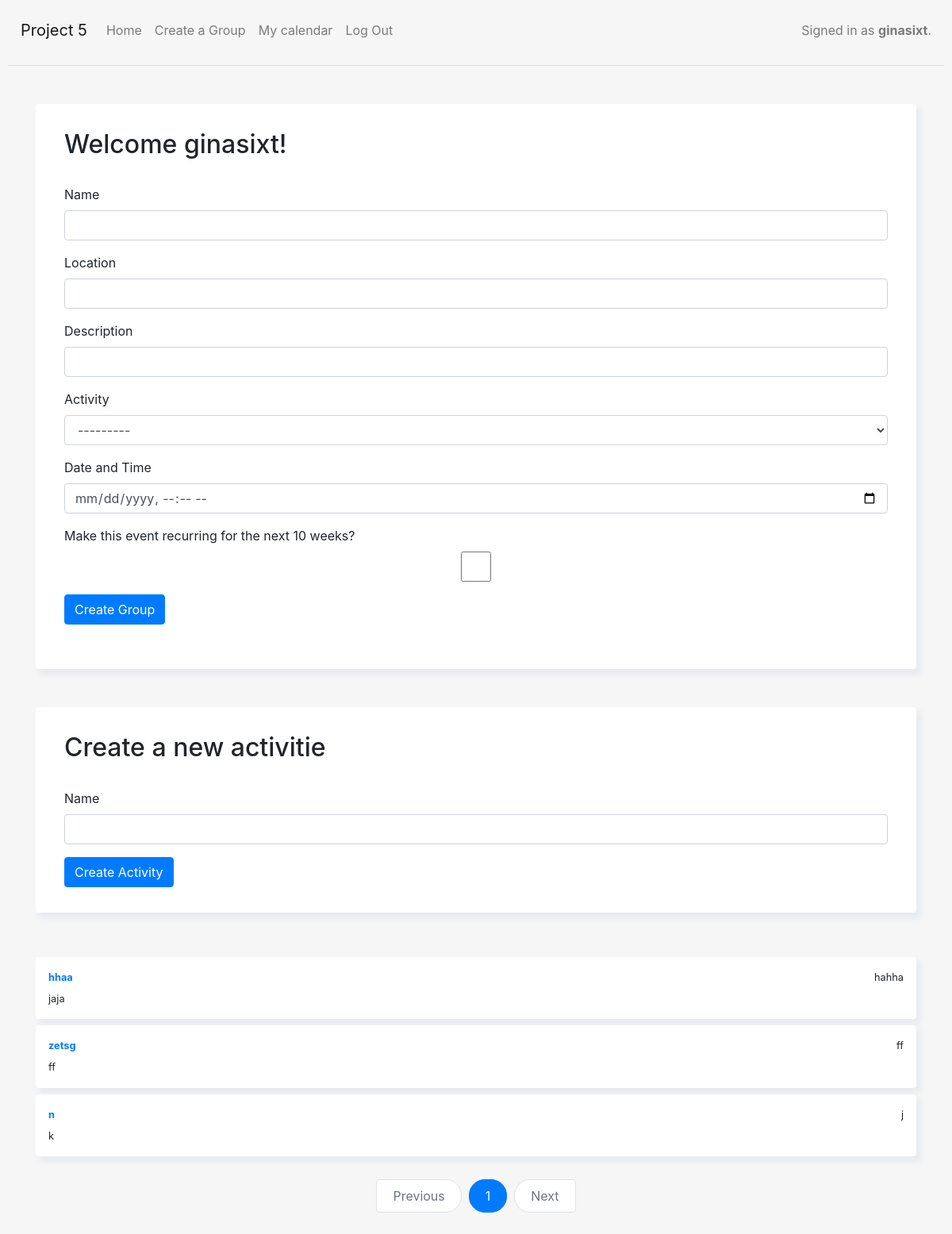
Screenshot of / (signed in) with the database file from the repository.
### capstone/models.py (models this page shows, shortened)
class Activity(models.Model):
    name = models.CharField(max_length=200)
    def __str__(self):
        return f"{self.name}"

class Group(models.Model):
    name = models.CharField(max_length=200)
    description = models.CharField(max_length=200)
    location = models.CharField(max_length=200)
    activity = models.ForeignKey(Activity, on_delete=models.CASCADE, default=None)
    time_and_date = models.DateTimeField(default=None)
    users = models.ManyToManyField(User)
    creator = models.ForeignKey(User, on_delete=models.CASCADE, default=None, related_name='creator')
    recurring = models.BooleanField(default=False)

### capstone/views.py (the view)
# urls.py: path('', views.index, name='index'),
def index(request):
    groups = Group.objects.all()
    group_form = GroupForm()
    activity_form = ActivityForm()
    paginator = Paginator(groups, 5)
    page_number = request.GET.get('page')
    try:
        groups = paginator.page(page_number)
    except PageNotAnInteger:
        groups = paginator.page(1)
    except EmptyPage:
        groups = paginator.page(paginator.num_pages)
    return render(request, 'capstone/index.html', {'groups': groups, 'group_form': group_form, 'activity_form': activity_form})

### capstone/forms.py
class GroupForm(forms.ModelForm):
    time_and_date = forms.DateTimeField(widget=forms.DateTimeInput(attrs={'type': 'datetime-local'}), required=True , label="Date and Time")
    activity = forms.ModelChoiceField(queryset=Activity.objects.all(), required=True)
    recurring = forms.BooleanField(required=False, label="Make this event recurring for the next 10 weeks?")
    class Meta:
        model = Group
        fields = ['name', 'location', 'description', 'activity', 'time_and_date', 'recurring']

class ActivityForm(forms.ModelForm):
    class Meta:
        model = Activity
        fields = ['name']

### capstone/templates/capstone/index.html (shortened to what this page needs)
{% extends "capstone/layout.html" %}
{% block body %}
{% load static %}
<div class="container mt-5">
    <div class="card p-3 mt-2">
        <div class="untereBox">
        <h2>Welcome {{ request.user.username }}!</h2>
        <form method="post" action="{% url 'create_group' %}">
            {% for field in group_form %}
            <div class="mb-3">
            {% if field.field.widget.input_type == 'select' %}
                <label for="{{ field.id_for_label }}" class="form-label">{{ field.label }}</label>
                <select class="form-control" id="{{ field.id_for_label }}" name="{{ field.html_name }}">
                {% for choice in field.field.choices %}
                    <option value="{{ choice.0 }}">{{ choice.1 }}</option>
                {% endfor %}
                </select>
            {% elif field.field.widget.input_type == 'datetime-local' %}
                <label for="{{ field.id_for_label }}" class="form-label">{{ field.label }}</label>
                <input type="{{ field.field.widget.input_type }}" class="form-control" id="{{ field.id_for_label }}" name="{{ field.html_name }}" {% if field.field.required %}required{% endif %}>
            {% else %}
                <label for="{{ field.id_for_label }}" class="form-label">{{ field.label }}</label>
                <input type="{{ field.field.widget.input_type }}" class="form-control" id="{{ field.id_for_label }}" name="{{ field.html_name }}" {% if field.field.required %}required{% endif %}>
            {% endif %}
            </div>
            {% endfor %}
            <button type="submit" class="btn btn-primary">Create Group</button>
        </form>
        <br/>
        </div>
    </div>
</div>
<div class="container mt-5">
    <div class="card p-3 mt-2">
        <div class="untereBox">
        <h2>Create a new activitie</h2>
        <form method="post" action="{% url 'create_activity' %}">
            {% for field in activity_form %}
            <div class="mb-3">
                <label for="{{ field.id_for_label }}" class="form-label">{{ field.label }}</label>
                <input type="{{ field.field.widget.input_type }}" class="form-control" id="{{ field.id_for_label }}" name="{{ field.html_name }}" {% if field.field.required %}required{% endif %}>
            </div>
            {% endfor %}
            <button type="submit" class="btn btn-primary">Create Activity</button>
        </form>
        </div>
    </div>
</div>
<div class="container mt-5">
    <div class="row  d-flex justify-content-center" style="background-color: transparent;">
        <div class="col-md-12" >
            {% if True %}
                {% for group in groups %}
                <div class="card p-3 mt-2">
                    <div class="d-flex justify-content-between align-items-center">
                        <div class="user d-flex flex-row align-items-center">
                            <small class="font-weight-bold text-primary">
                                <a href="{%  url 'group_detail' group_id=group.id %}">
                                    {{ group.name }}
                                </a>
                            </small>
                        </div>
                        <small>{{ group.location }}</small>
                    </div>
                        <div id="postArea_{{ group.id }}">
                            <div class="action d-flex justify-content-between mt-2 align-items-center">
                                <small class ="afterEditedContent_" id="afterEditedContent_{{ group.id }}">{{ group.description }}</small>
                            </div>
                         </div>
                </div>
                {% endfor %}
                <br/>
                <div>
                    <nav aria-label="Page navigation ">
                        <ul class="pagination">
                            {% if groups.has_previous %}
                                <li class="page-item"><a class="page-link" href="?page={{ groups.previous_page_number }}">Previous</a></li>
                            {% else %}
                                <li class="page-item disabled"><a class="page-link">Previous</a></li>
                            {% endif %}
                            {% for i in groups.paginator.page_range %}
                                {% if groups.number == i %}
                                    <li class="page-item active"><a class="page-link">{{ i }}</a></li>
                                {% else %}
                                    <li class="page-item"><a class="page-link" href="?page={{ i }}">{{ i }}</a></li>
                                {% endif %}
                            {% endfor %}
                            {% if groups.has_next %}
                                <li class="page-item"><a class="page-link" href="?page={{ groups.next_page_number }}">Next</a></li>
                            {% else %}
                                <li class="page-item disabled"><a class="page-link">Next</a></li>
                            {% endif %}
                        </ul>
                    </nav>
                </div>
            {% endif %}
        </div>
    </div>
</div>
{% endblock %}

### capstone/templates/capstone/layout.html (shortened to what this page needs)
{% load static %}
<!DOCTYPE html>
<html lang="en">
<head>
    <link href="https://cdnjs.cloudflare.com/ajax/libs/twitter-bootstrap/4.5.0/css/bootstrap.min.css" rel="stylesheet">
    <link href="{% static 'capstone/styles.css' %}" rel="stylesheet">
</head>
<body>
  <nav class="navbar navbar-expand-sm navbar-light">
    <a class="navbar-brand" href="#">Project 5</a>
    <div class="collapse navbar-collapse" id="navbarNavDropdown">
            <ul class="navbar-nav mr-auto">
                    <li class="nav-item">
                        <a class="nav-link" href="{% url 'index' %}">Home
                        </a>
                    </li>
                {% if user.is_authenticated %}
                    <li class="nav-item">
                        <a class="nav-link" href="{% url 'create_group_page' %}">Create a Group</a>
                    </li>
                    <li class="nav-item">
                        <a class="nav-link" href="{% url 'calendar_view' %}">My calendar</a>
                    </li>
                    <li class="nav-item">
                        <a class="nav-link" href="{% url 'logout' %}">Log Out</a>
                    </li>
                {% endif %}
            </ul>
            <span class="navbar-text">
                {% if user.is_authenticated %}
                    Signed in as <strong>{{ user.username }}</strong>.
                {% else %}
                    Not signed in.
                {% endif %}
                </span>
    </div>
</nav>
  <hr>
  {% block body %}
  {% endblock %}

### capstone/static/capstone/styles.css (style rules this page uses)
body { padding: 10px; background-color: #f7f6f6; }
.untereBox { padding: 16px; padding-right: 20px; padding-left: 20px; }
.pagination { display: flex; justify-content: center; align-items: center; }
.page-item { margin: 5px; }
.page-link { border-radius: 20px; padding: 10px 20px; border: 1px solid #027bff; color: #027bff; align-items: center; justify-content: center; }
.row { background: #f7f6f6; }
.card { border: none; box-shadow: 5px 6px 6px 2px #e9ecef; border-radius: 4px; }

### rows the page displays
Activity: activity "---------"
Group: name "hhaa", location "hahha", description "jaja"
Group: name "zetsg", location "ff", description "ff"
Group: name "n", location "j", description "k"

### other values shown
{{ user.username }} "ginasixt"
{{ request.user.username }} "ginasixt"
{{ field.label }} "Name" "Location" "Description" "Make this event recurring for the next 10 weeks?"
{{ field.label }} "Activity"
{{ field.label }} "Date and Time"
{{ field.label }} "Name"
{{ i }} "1"
